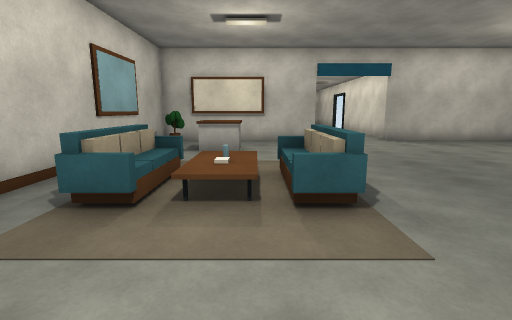
View 1 (above)

16 first-person views from a walk through a scene from a Unity 3-D project. The camera is 1.4 m above the floor, tilts 10° down and sees 85° across. The floor is counted in squares, 1 m on a side. Each view is taken from the middle of a square. On the plan, view 1 faces up. The plan holds only what a view shows up to about 14 squares ahead; the rest is blank. The place goes on beyond the plan. Some animated figures are left out. Door leaves are left out, so doorways stand open.

View 2
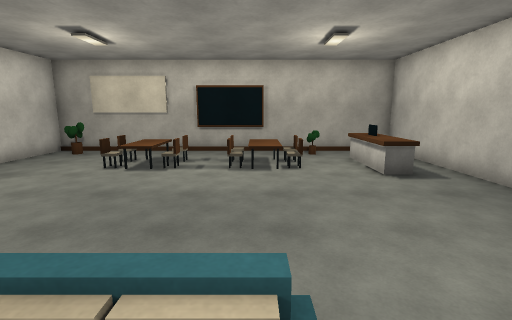

View 3
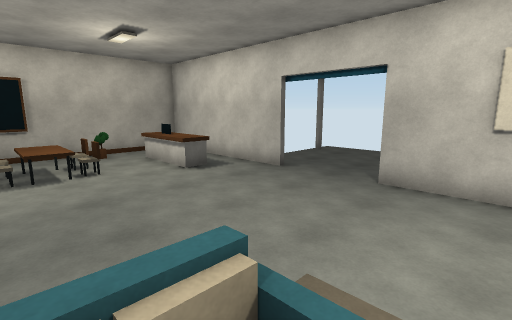

View 4
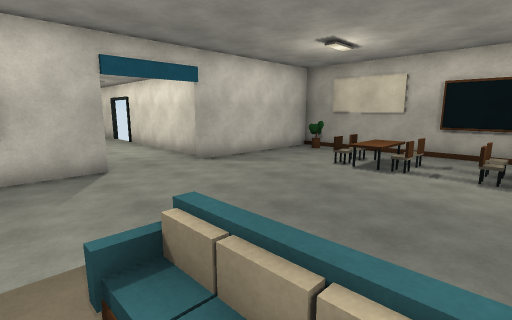

View 5
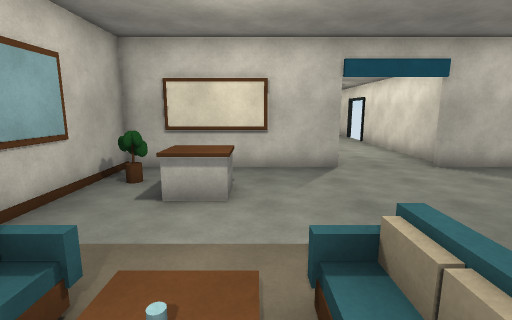

View 6
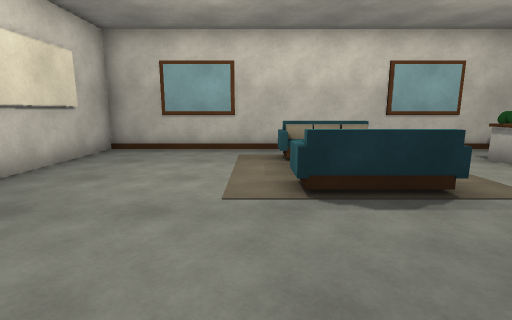

View 7
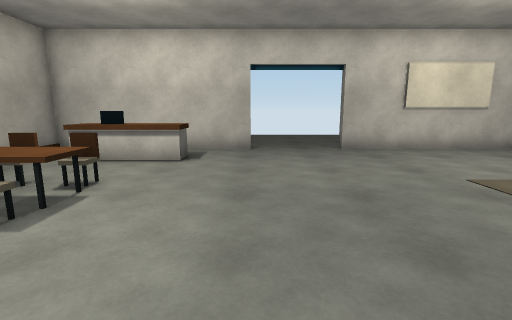

View 8
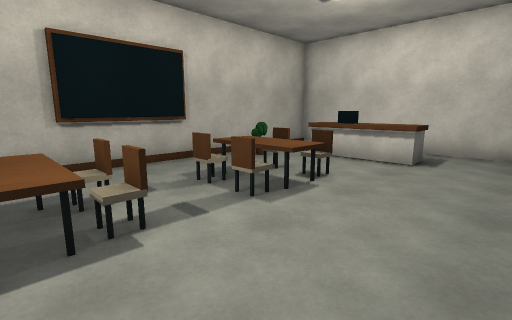

View 9
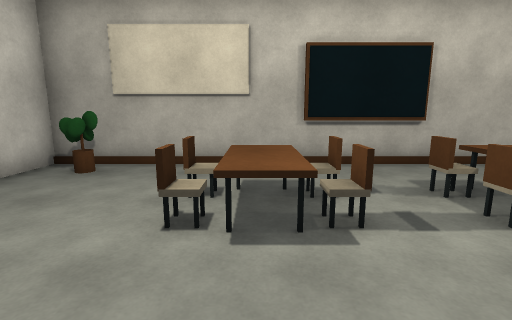

View 10
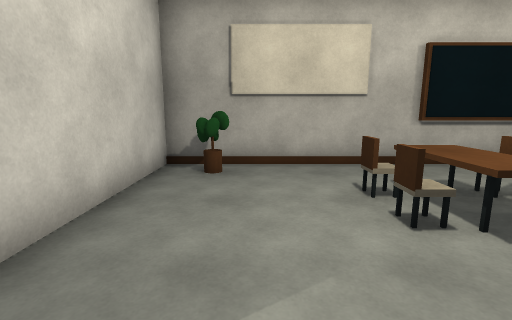

View 11
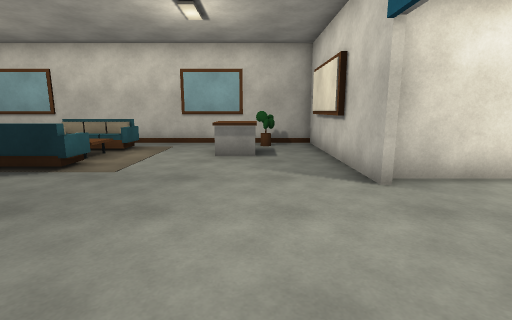

View 12
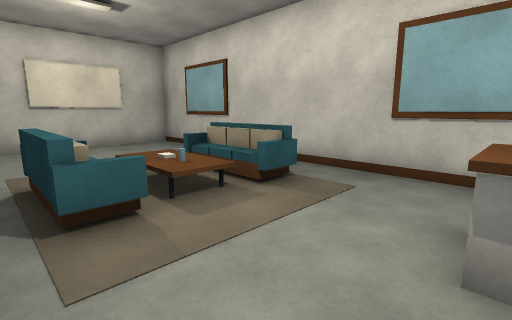

View 13
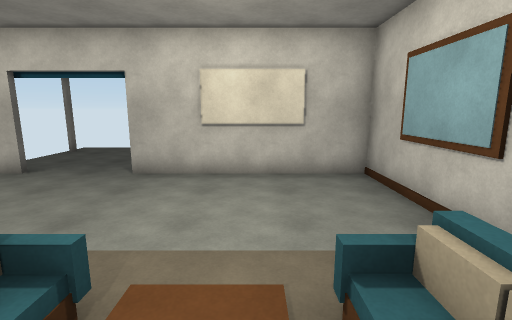

View 14
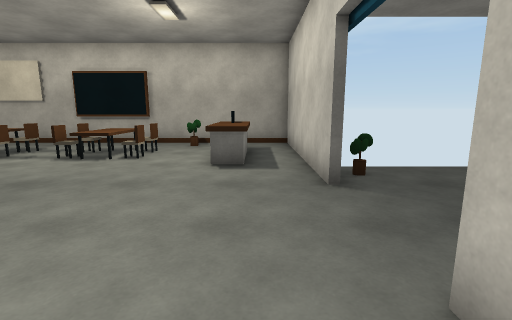

View 15
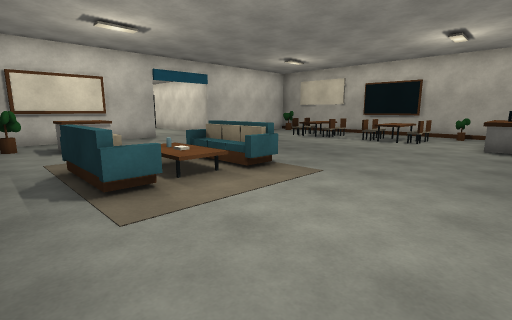

View 16
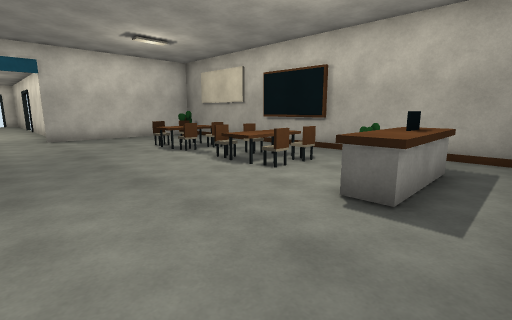

### Floor plan
Points are (right, up) in squares from view 1. A wall is a line through its corners. A room is listed if a view was taken in it or the views show most of it. See-through windows are left out.
Room 1 (views 1, 2, 3, 4, 5, 6, 7, 8, 9, 10, 11, 12, 13, 14, 15, 16)
walls: (2.9, 13.4) (-4.4, 13.4) (-4.4, -2.4) (2.9, -2.4); (6.1, -2.4) (13.4, -2.4) (13.4, 13.4) (6.1, 13.4); (13.2, 3.6) (13.2, 6.8); (6.7, 14.4) (6.7, 16.5); (2.3, 16.4) (2.3, 13.8)
ways out: opening at (4.5, -4.5); open door at (3, -3.5); open door at (6, -3.5); gap at (13, 12)
objects: other object (-3, 4) to (-2, 6); other object (-3, 11); other object (-3, 13) to (0, 13); other object (-2, 10) to (-1, 11); other object (1, 4) to (1, 6); other object (8, -1) to (11, 0); other object (9, 3) to (11, 4); other object (9, 7) to (11, 8); other object (10, 2); other object (10, 5); other object (10, 7); other object (10, 9); other object (12, 2); other object (12, 12)

Positions as (right, up) in squares from view 1, and headings:
1: (0, 0), facing up
2: (0, 4), facing right
3: (0, 5), facing down-right
4: (0, 4), facing up-right
5: (0, 4), facing up
6: (6, 3), facing left
7: (6, 8), facing down
8: (6, 8), facing down-right
9: (6, 8), facing right
10: (6, 11), facing right
11: (8, 11), facing left
12: (2, 10), facing down-left
13: (-1, 6), facing down
14: (1, -1), facing right
15: (-4, -1), facing up-right
16: (4, -2), facing up-right
